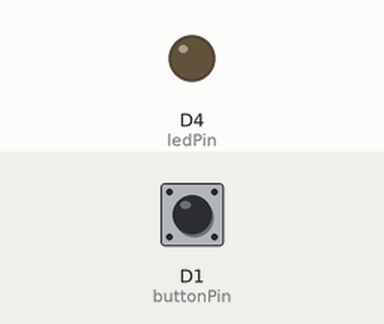
Recording of a sketch running on a simulated ESP8266 (NodeMCU). Parts: output pins drawn as LEDs (lit = HIGH). The inputs (shaded band) are chosen by the test bench; at power-on: D1 (buttonPin) HIGH.

Above: at 1.2 s.
1.3 s: D1 (buttonPin) pulled LOW for 0.15 s
At 1.8 s:
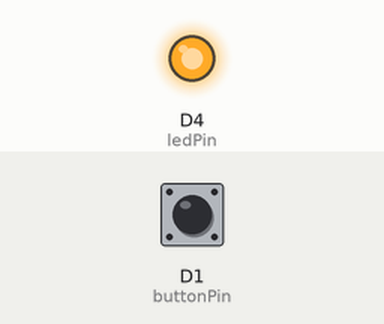
2.9 s: D1 (buttonPin) pulled LOW for 1 s
At 4.2 s:
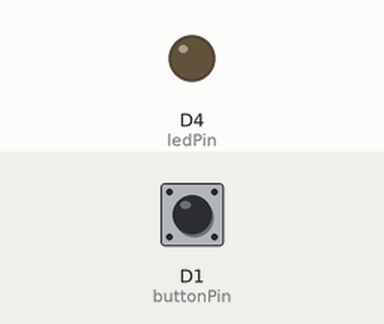
5.4 s: D1 (buttonPin) pulled LOW for 3.2 s
At 6.1 s:
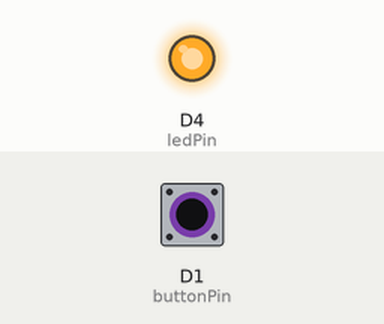
Timing chart, 0 to 8.4 s (numbered marks = the images above; inputs shaded):
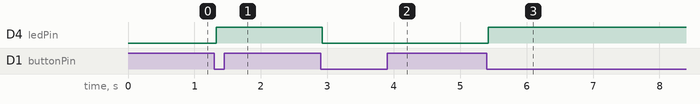

Measured:
- after the input at 1.3 s, D4 (ledPin): LOW → HIGH at once
- after the input at 2.9 s, D4 (ledPin): HIGH → LOW at once
- after the input at 5.4 s, D4 (ledPin): LOW → HIGH at once

The sketch:

04-_Retencao_Debouncer.ino
```cpp
/*
  Retenção Bounce
  IOT na prática com o ESP8266
  https://projetosiot.com.br/
  Include the Bounce2 library found here :
  https://github.com/thomasfredericks/Bounce2
*/

#include <Bounce2.h>


// Definições dos pinos de Entrada e Saída
#define buttonPin  D1     // D1 = GPIO5 (General Purpose Input/Output)
#define ledPin     D4      // D4 = GPIO2 LEDBuiltin (Cuidado GPIO 16 nao tem esta funcao)

int ledState = LOW;

// Instantiate a Bounce object
Bounce debouncer = Bounce();

void setup() {
  Serial.begin(9600);
  pinMode(ledPin, OUTPUT); // Incializa o ledPin  como saída

  pinMode(buttonPin, INPUT_PULLUP); // Incializa o buttonPin com PULLUP
  debouncer.attach(buttonPin);
  debouncer.interval(25); // intervalo em ms

}

void loop() {

  // Update the Bounce instance :
  debouncer.update();

  // Get the updated value :
  int value = debouncer.read();

/*
  // Turn on or off the LED as determined by the state :
  if ( value == LOW ) {
    digitalWrite(ledPin, HIGH );
  }
  else {
    digitalWrite(ledPin, LOW );
  }
*/

  if ( debouncer.fell() ) {  // Call code if button transitions from HIGH to LOW
     ledState = !ledState; // Toggle LED state
     digitalWrite(ledPin,ledState); // Apply new LED state
   }

}
```
